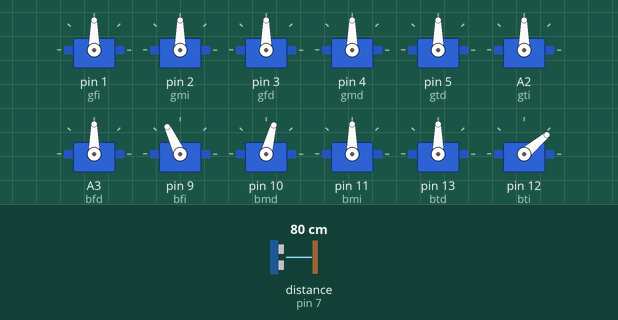
The sketch below on a simulated Arduino Uno, built with avr-gcc and run on an emulated ATmega328P. Parts: 12 × servo. Inputs (shaded band) come from the test bench; at power-on: distance to the obstacle (sensor on pin 7) 80 cm. The echo pulse lasts 58.3 µs per cm.

Above: at 0.1 s.
At 2.6 s:
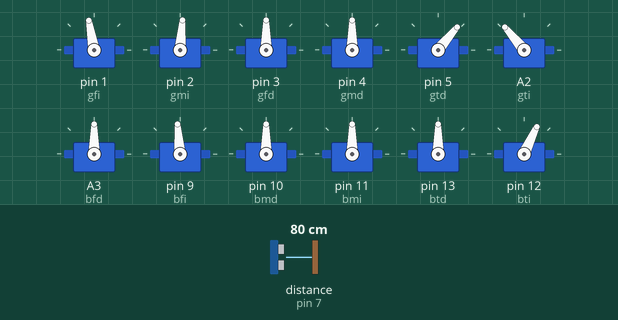
2.7 s: distance to the obstacle (sensor on pin 7) set to 2 cm
At 4.61 s:
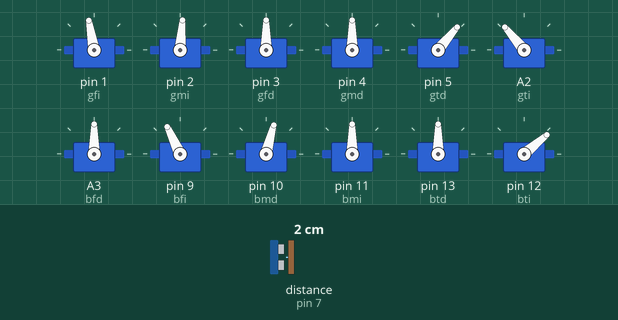
Timing chart, 0 to 14.3 s (numbered marks = the images above; inputs shaded):
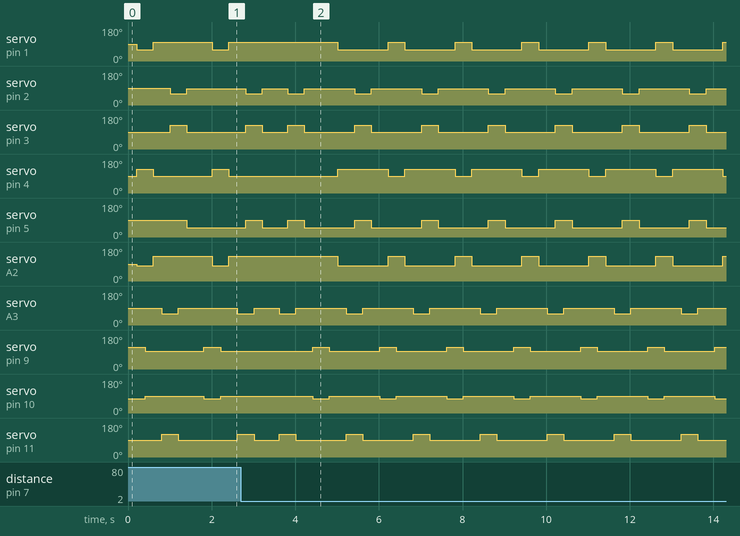

The sketch:

test.ino
```cpp
#include <Servo.h>
#include <Ultrasonic.h>

Ultrasonic ultrasonic(8,7); //Creacion del Objeto ultrasonico para el uso del sensor SR04

Servo gfi, gmi, gfd, gmd, gtd, gti,bfi,bfd,bmd,bmi, btd, bti; //Creacion de los objetos correspondientes a cada motor


void setup() {
   //Setteos de cada motor a un puerto de comunicacion (Digitales como Analogos tambien)
  // g = Giro  b= Brazo f=Frontal  m=Medio t=Trasero i=Izquierdo d=Derecho

 gfi.attach(1);
 gmi.attach(2);
 gfd.attach(3);
 gmd.attach(4);
 gtd.attach(5);
 gti.attach(A2);

 bfd.attach(A3);
 bfi.attach(9);
 bmd.attach(10);
 bmi.attach(11);
 btd.attach(13);
 bti.attach(12);

}


void loop() {
 //aqui utilizamos el sensor de ultrasonido
 // donde si es mayor a 15cm que reconoce el mismo camina en caso contrario
 // si es menor, este girara a la izquierda
  int i=0;
 if (ultrasonic.Ranging(CM)>15){
  caminar();
 }else{
  for(i=0;i<7;i++){
    girarIzquiera();
  }
 }
 delay(200);
}


//metodo encargado de la secuencia de caminata o de movimiento de la araña
void caminar(){

//subir  izquierdo
 bfi.write(115);
 bmd.write(75);
 bti.write(40);
 delay(200);

 //avance izquierdo
 gfi.write(60);
  gmd.write(125);
  gti.write(80);
  delay(200);

//bajar izquierdo
 bfi.write(95);
 bmd.write(90);
 bti.write(65);
 delay(200);

  //retroceso izquierdo
 gfi.write(100);
  gmd.write(90);
  gti.write(130);
  delay(200);

  //subir Derecha
  bfd.write(60);
  bmi.write(120);
  btd.write(110);
  delay(200);

//avance Derecha
  gfd.write(125);
  gmi.write(60);
  gtd.write(90);
  delay(200);

  //bajar Derecha
  bfd.write(90);
  bmi.write(90);
  btd.write(90);
  delay(200);

  //retroceso Derecha
  gfd.write(90);
  gmi.write(85);
  gtd.write(50);
  delay(200);

}

//metodo utilizado para hacer girar la araña en el momento
//de que el sensor de ultrasonido detecte una distancia menor a 15cm,
// se utiliza este metodo para poder realizar el giro pertiente y continuar el camino
void girarIzquiera(){

 //subir Derecha
  bfd.write(60);
  bmi.write(120);
  btd.write(110);
  delay(200);

//avance Derecha
  gfd.write(125);
  gmi.write(60);
  gtd.write(90);
  delay(200);

  //bajar Derecha
  bfd.write(90);
  bmi.write(90);
  btd.write(90);
  delay(200);

  //retroceso Derecha
  gfd.write(90);
  gmi.write(85);
  gtd.write(50);
  delay(200);


//subir  izquierdo
 bfi.write(115);
 bmd.write(75);
 bti.write(40);
 delay(200);

  //retroceso izquierdo
 gfi.write(100);
  gmd.write(90);
  gti.write(130);
  delay(200);

//bajar izquierdo
 bfi.write(95);
 bmd.write(90);
 bti.write(65);
 delay(200);


  //avance izquierdo
 gfi.write(60);
  gmd.write(125);
  gti.write(80);
  delay(200);


}
```

Measured:
- by itself, servo on pin 1 (gfi): alternates 100° for 0.40 s and 60° for 1.2 s
- by itself, servo on pin 4 (gmd): alternates 125° for 1.2 s and 90° for 0.40 s
- by itself, servo on A2 (gti): alternates 130° for 0.40 s and 80° for 1.2 s
- by itself, servo on A3 (bfd): repeats every 1.6 s: 60° 0.40 s, 90° 1.2 s
- by itself, servo on pin 9 (bfi): alternates 115° for 0.40 s and 95° for 1.2 s
- by itself, servo on pin 10 (bmd): alternates 90° for 1.2 s and 75° for 0.40 s
- by itself, servo on pin 11 (bmi): repeats every 1.6 s: 120° 0.40 s, 90° 1.2 s
- by itself, servo on pin 13 (btd): repeats every 1.6 s: 110° 0.40 s, 90° 1.2 s
